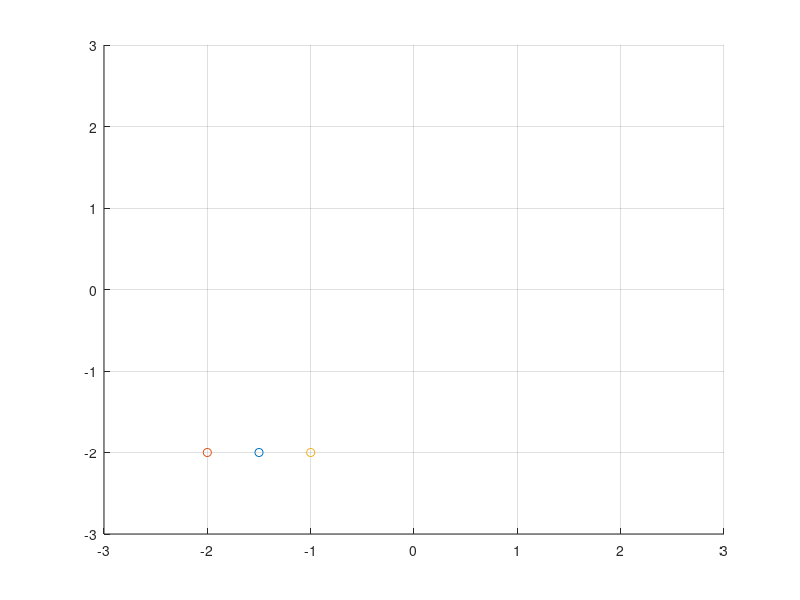

Recreate this plot in MATLAB.
clc;

thickness = 0.023;
linePath = [1 1; 2 2; 1 2; 1 1];

x = 1;
y = 2;

xx = 1.5;
yy = 2;

b = false;

for i = 1 : length(linePath)-1
	p0 = [xx yy];
	
	p1 = linePath(i,:);
	p2 = linePath(i+1,:);
	
	p = p2 - p1;
	
	angle = -atan2(p(2), p(1));
	
	for a = 0:0.01:1
		
		clf;
		hold on;
	
		A = [
			cos(a*angle) -sin(a*angle)
			sin(a*angle)	cos(a*angle)
		];

		p3 = A*transpose(p0);
		p4 = A*transpose(p1);
		p5 = A*transpose(p2);

		scatter(p3(x), p3(y), 'cyan');
		scatter(p4(x), p4(y), 'blue');
		scatter(p5(x), p5(y), 'blue');
		
		axis([-3 3 -3 3]);
		grid on;
		
		pause(0.005);
	end
	
	A = [
		cos(angle) -sin(angle)
		sin(angle)	cos(angle)
	];
	
	p0 = A*transpose(p0);
	p1 = A*transpose(p1);
	p2 = A*transpose(p2);
	
	if or(and(p0(1) >= p1(1), p0(1) <= p2(1)), and(p0(1) >= p2(1), p0(1) <= p1(1)))
		% IT IS INBETWEEN! COMPARE Y COORDS
		if abs(p0(y)-p1(y)) <= thickness
			% WE ARE POSITIVE
			b = true;
			break;
		end
	elseif min(norm(p1-p0), norm(p2-p0)) <= thickness
		b = true;
		break;
	end
	
end

b